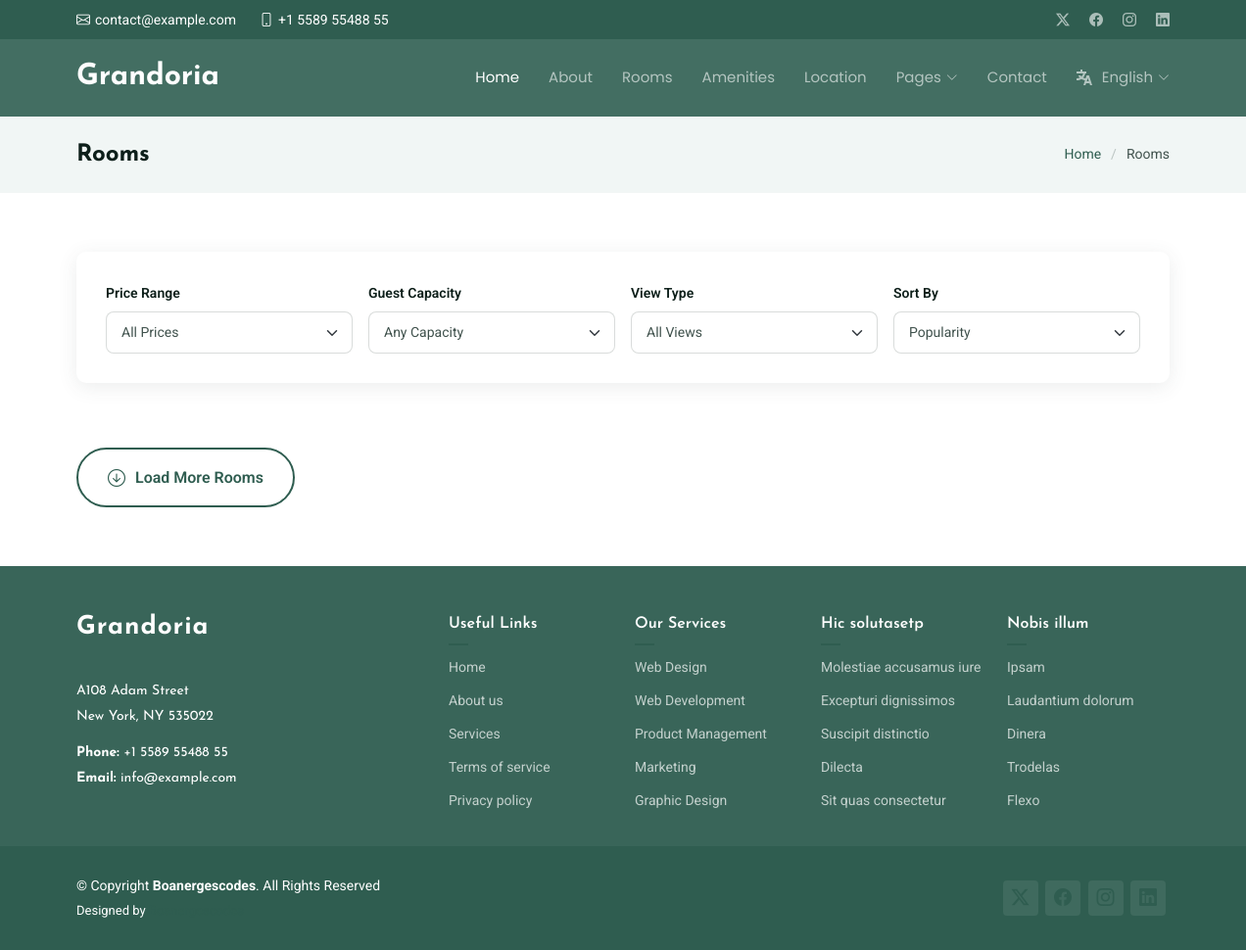
The app's page /rooms/, older data.
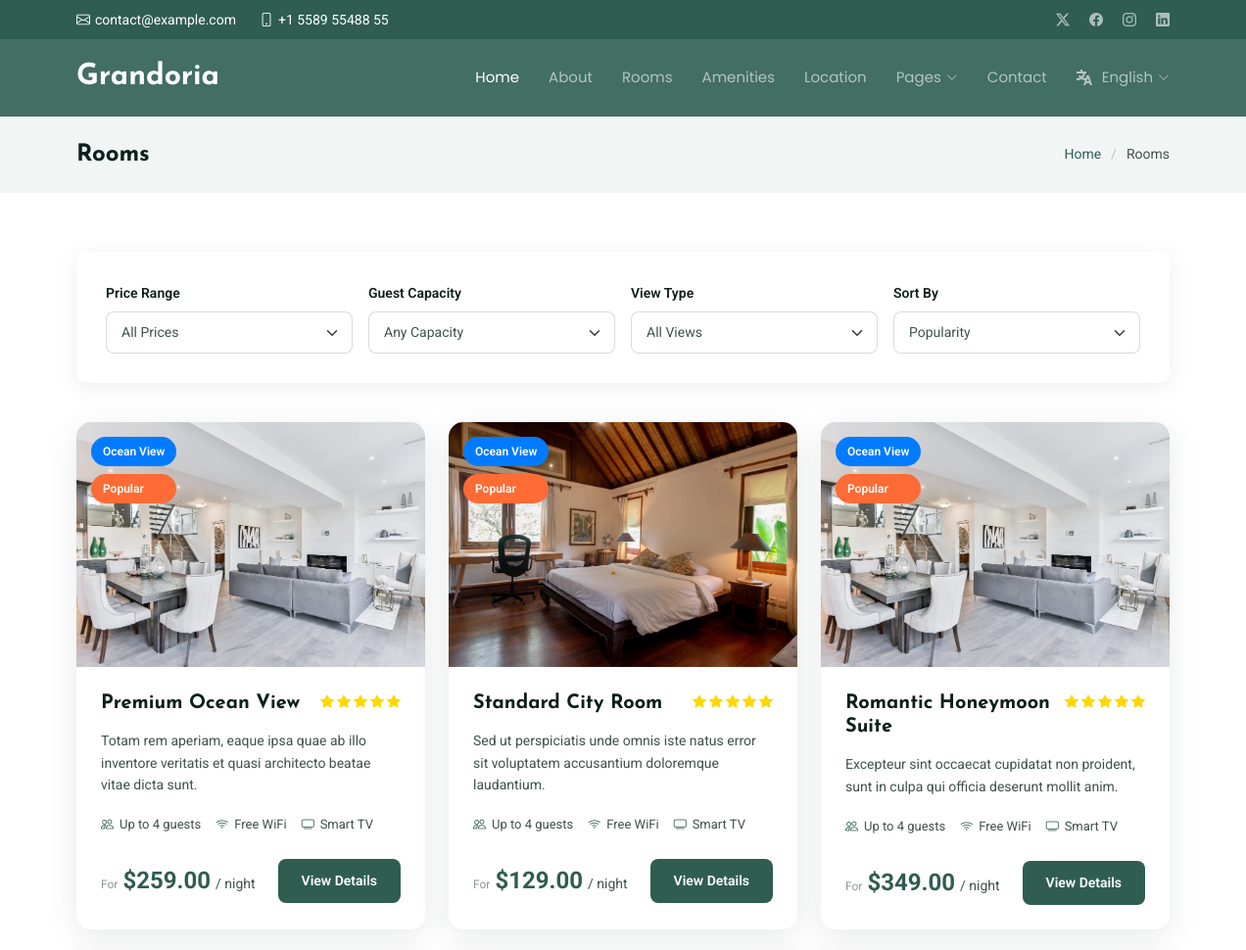
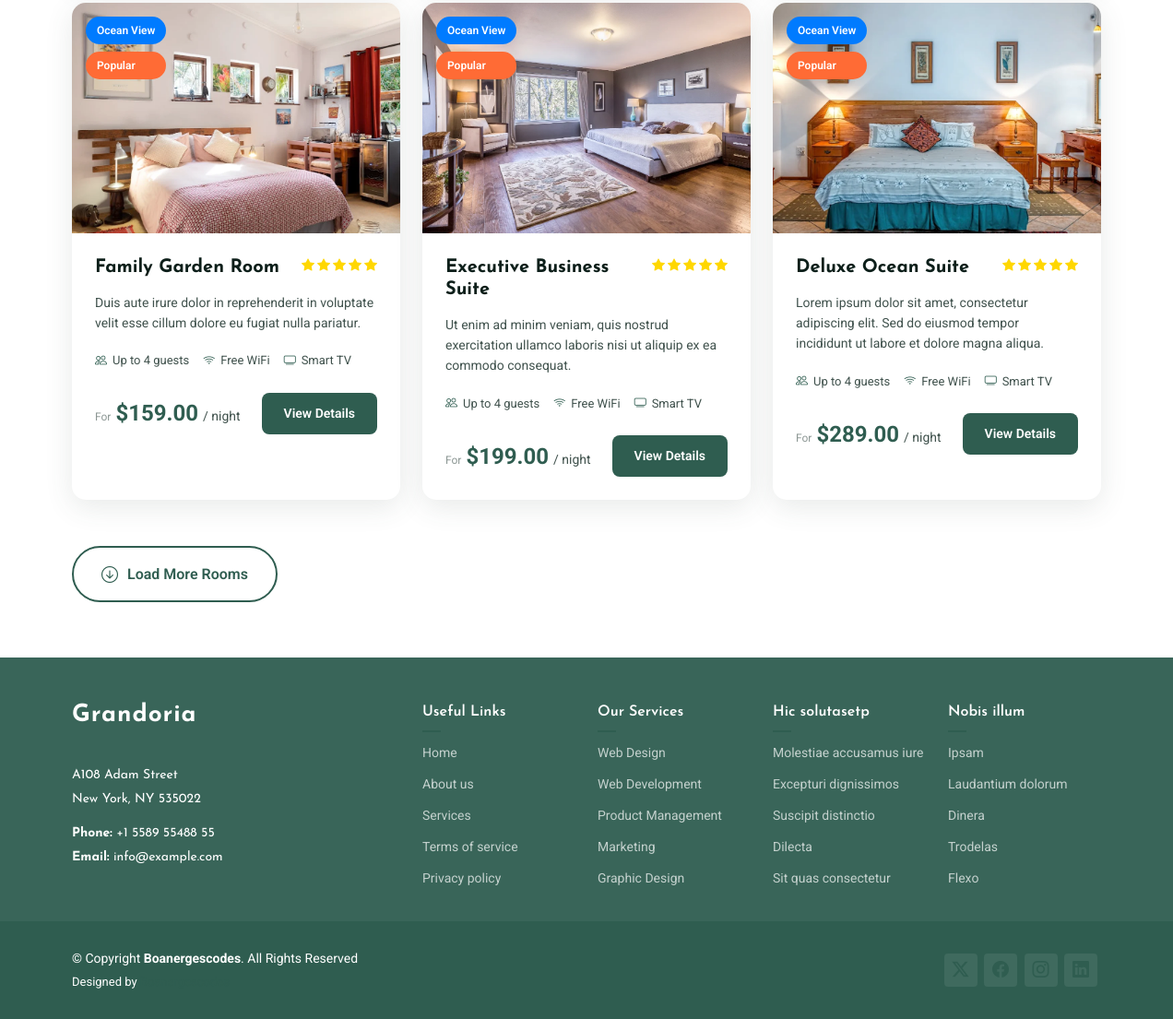
The same page, newer data (2 pictures, top to bottom).
### carapp/models.py (models this page shows, shortened)
class Room(models.Model):
    name = models.CharField(max_length=225)
    price = models.DecimalField(max_digits=9, decimal_places=2, verbose_name='price per night')
    num_of_beds = models.PositiveIntegerField(verbose_name='Number of beds')
    num_of_baths = models.PositiveBigIntegerField(verbose_name='Number of baths')
    description = models.TextField()
    image = models.FileField(blank= True , null = True, upload_to='uploads/', verbose_name='Room image')
    wifi_available = models.BooleanField(default=True)
    available = models.BooleanField(default=True)
    created = models.DateTimeField(auto_now_add=True)
    updated = models.DateTimeField(auto_now=True)
    amenities = models.ManyToManyField(Amenity, related_name="rooms",blank=True)
    capacity = models.IntegerField(default=0)

### carapp/views.py (the view)
# urls.py: path('rooms/',views.rooms, name = 'room_page'),
def rooms(request):
    rooms = Room.objects.all().order_by('-created')
    return render(request, 'rooms.html', {'rooms': rooms})

### carapp/templates/rooms.html (shortened to what this page needs)
  {% extends 'base.html'%}
{%load static%}
{% block content%}
  <main class="main">
    <div class="page-title light-background">
      <div class="container d-lg-flex justify-content-between align-items-center">
        <h1 class="mb-2 mb-lg-0">Rooms</h1>
        <nav class="breadcrumbs">
          <ol>
            <li><a href="{% url 'carapp:home_page'%}">Home</a></li>
            <li class="current">Rooms</li>
          </ol>
        </nav>
      </div>
    </div>
<section id="rooms-2" class="rooms-2 section">
      <div class="container" data-aos="fade-up" data-aos-delay="100">
        <div class="room-filters" data-aos="fade-up" data-aos-delay="200">
          <div class="row g-3 align-items-center">
            <div class="col-lg-3 col-md-6">
              <label class="form-label">Price Range</label>
              <select class="form-select">
                <option>All Prices</option>
              </select>
            </div>
            <div class="col-lg-3 col-md-6">
              <label class="form-label">Guest Capacity</label>
              <select class="form-select">
                <option>Any Capacity</option>
              </select>
            </div>
            <div class="col-lg-3 col-md-6">
              <label class="form-label">View Type</label>
              <select class="form-select">
                <option>All Views</option>
              </select>
            </div>
            <div class="col-lg-3 col-md-6">
              <label class="form-label">Sort By</label>
              <select class="form-select">
                <option>Popularity</option>
              </select>
            </div>
          </div>
        </div>
        <div class="rooms-grid" data-aos="fade-up" data-aos-delay="300">
          <div class="row g-4">
            {% if rooms%}
              {% for room in rooms %}
            <div class="col-xl-4 col-lg-6">
              <div class="room-card">
                <div class="room-image">
                  <img src="{{room.image.url}}" alt="Deluxe Ocean Suite" class="img-fluid">
                  <div class="room-features">
                    <span class="feature-badge ocean">Ocean View</span>
                    <span class="feature-badge popular">Popular</span>
                  </div>
                </div>
                <div class="room-content">
                  <div class="room-header">
                    <h3>{{room.name}}</h3>
                    <div class="room-rating">
                      <i class="bi bi-star-fill"></i>
                      <i class="bi bi-star-fill"></i>
                      <i class="bi bi-star-fill"></i>
                      <i class="bi bi-star-fill"></i>
                      <i class="bi bi-star-fill"></i>
                    </div>
                  </div>
                  <p class="room-description">{{room.description}}</p>
                  <div class="room-amenities">
                    <span><i class="bi bi-people"></i> Up to 4 guests</span>
                    {% if room.wifi_available%}
                    <span><i class="bi bi-wifi"></i> Free WiFi</span>
                    {% endif %}
                    <span><i class="bi bi-tv"></i> Smart TV</span>
                  </div>
                  <div class="room-footer">
                    <div class="room-price">
                      <span class="price-from">For</span>
                      <span class="price-amount">${{room.price}}</span>
                      <span class="price-period">/ night</span>
                    </div>
                    <a href="{% url 'carapp:room_details' room.id%}" class="btn-room-details">View Details</a>
                  </div>
                </div>
              </div>
            </div>
            {% endfor%}
         {% endif %}
          </div>
        </div>
        <div class="load-more-section" data-aos="fade-up" data-aos-delay="400">
          <div class="text-center">
            <button class="btn-load-more">
              <i class="bi bi-arrow-down-circle"></i>
              Load More Rooms
            </button>
          </div>
        </div>
      </div>
    </section>
  </main>
{% endblock%}

### carapp/templates/base.html (shortened to what this page needs)
{% load static %}
<!DOCTYPE html>
<html lang="en">
<head>
  <link href="{% static 'assets/vendor/bootstrap/css/bootstrap.min.css'%}" rel="stylesheet">
  <link href="{% static 'assets/vendor/bootstrap-icons/bootstrap-icons.css'%}" rel="stylesheet">
  <link href="{% static 'assets/vendor/aos/aos.css'%}" rel="stylesheet">
  <link href="{% static 'assets/vendor/glightbox/css/glightbox.min.css'%}" rel="stylesheet">
  <link href="{% static 'assets/vendor/swiper/swiper-bundle.min.css'%}" rel="stylesheet">
  <link href="{% static 'assets/css/main.css'%}" rel="stylesheet">
</head>
<body class="index-page">
  <header id="header" class="header sticky-top">
    <div class="topbar d-flex align-items-center dark-background">
      <div class="container d-flex justify-content-center justify-content-md-between">
        <div class="contact-info d-flex align-items-center">
          <i class="bi bi-envelope d-flex align-items-center"><a href="mailto:contact@example.com">contact@example.com</a></i>
          <i class="bi bi-phone d-flex align-items-center ms-4"><span>+1 5589 55488 55</span></i>
        </div>
        <div class="social-links d-none d-md-flex align-items-center">
          <a href="#" class="twitter"><i class="bi bi-twitter-x"></i></a>
          <a href="#" class="facebook"><i class="bi bi-facebook"></i></a>
          <a href="#" class="instagram"><i class="bi bi-instagram"></i></a>
          <a href="#" class="linkedin"><i class="bi bi-linkedin"></i></a>
        </div>
      </div>
    </div>
    <div class="branding d-flex align-items-cente">
      <div class="container position-relative d-flex align-items-center justify-content-between">
        <a href="{% url 'carapp:home_page'%}" class="logo d-flex align-items-center">
          <h1 class="sitename">Grandoria</h1>
        </a>
        <nav id="navmenu" class="navmenu">
          <ul>
            <li><a href="{% url 'carapp:home_page'%}" class="active">Home</a></li>
            <li><a href="{% url 'carapp:about_page'%}">About</a></li>
            <li><a href="{% url 'carapp:room_page'%}">Rooms</a></li>
            <li><a href="{% url 'carapp:amenity_page'%}">Amenities</a></li>
            <li><a href="{% url 'carapp:location_page'%}">Location</a></li>
            <li class="dropdown"><a href="#"><span>Pages</span> <i class="bi bi-chevron-down toggle-dropdown"></i></a>
            </li>
            <li><a href="{% url 'carapp:contact_page'%}">Contact</a></li>
            <li class="dropdown">
              <a href="#english">
                <span>English</span>
                <i class="bi bi-chevron-down toggle-dropdown"></i></a>
            </li>
          </ul>
        </nav>
      </div>
    </div>
  </header>
  {% block content%}
  {% endblock%}
  <footer id="footer" class="footer position-relative dark-background">
    <div class="footer-top">
      <div class="container">
        <div class="row gy-4">
          <div class="col-lg-4 col-md-6 footer-about">
            <a href="{% url 'carapp:home_page'%}" class="logo d-flex align-items-center">
              <span class="sitename">Grandoria</span>
            </a>
            <div class="footer-contact pt-3">
              <p>A108 Adam Street</p>
              <p>New York, NY 535022</p>
              <p class="mt-3"><strong>Phone:</strong> <span>+1 5589 55488 55</span></p>
              <p><strong>Email:</strong> <span>info@example.com</span></p>
            </div>
          </div>
          <div class="col-lg-2 col-md-3 footer-links">
            <h4>Useful Links</h4>
            <ul>
              <li><a href="{%url 'carapp:home_page'%}">Home</a></li>
              <li><a href="{%url 'carapp:about_page'%}">About us</a></li>
              <li><a href="{%url 'carapp:home_page'%}">Services</a></li>
              <li><a href="{%url 'carapp:terms_page'%}">Terms of service</a></li>
              <li><a href="{%url 'carapp:privacy_page'%}">Privacy policy</a></li>
            </ul>
          </div>
          <div class="col-lg-2 col-md-3 footer-links">
            <h4>Our Services</h4>
            <ul>
              <li><a href="#">Web Design</a></li>
              <li><a href="#">Web Development</a></li>
              <li><a href="#">Product Management</a></li>
              <li><a href="#">Marketing</a></li>
              <li><a href="#">Graphic Design</a></li>
            </ul>
          </div>
          <div class="col-lg-2 col-md-3 footer-links">
            <h4>Hic solutasetp</h4>
            <ul>
              <li><a href="#">Molestiae accusamus iure</a></li>
              <li><a href="#">Excepturi dignissimos</a></li>
              <li><a href="#">Suscipit distinctio</a></li>
              <li><a href="#">Dilecta</a></li>
              <li><a href="#">Sit quas consectetur</a></li>
            </ul>
          </div>
          <div class="col-lg-2 col-md-3 footer-links">
            <h4>Nobis illum</h4>
            <ul>
              <li><a href="#">Ipsam</a></li>
              <li><a href="#">Laudantium dolorum</a></li>
              <li><a href="#">Dinera</a></li>
              <li><a href="#">Trodelas</a></li>
              <li><a href="#">Flexo</a></li>
            </ul>
          </div>
        </div>
      </div>
    </div>
    <div class="copyright text-center">
      <div class="container d-flex flex-column flex-lg-row justify-content-center justify-content-lg-between align-items-center">
        <div class="d-flex flex-column align-items-center align-items-lg-start">
          <div>
            © Copyright <strong><span>Boanergescodes</span></strong>. All Rights Reserved
          </div>
          <div class="credits">
            Designed by <a href="https://bootstrapmade.com/">Boanergescodes</a>
          </div>
        </div>
        <div class="social-links order-first order-lg-last mb-3 mb-lg-0">
          <a href=""><i class="bi bi-twitter-x"></i></a>
          <a href=""><i class="bi bi-facebook"></i></a>
          <a href=""><i class="bi bi-instagram"></i></a>
          <a href=""><i class="bi bi-linkedin"></i></a>
        </div>
      </div>
    </div>
  </footer>
</body>
</html>

Row changes from the older to the newer data that the page shows:
added Room: image (picture), name "Premium Ocean View", description "Totam rem aperiam, eaque ipsa quae ab illo inventore veritatis et quasi architecto beatae vitae dicta sunt.", wifi_available True (drawn), price "259.00"
added Room: image (picture), name "Standard City Room", description "Sed ut perspiciatis unde omnis iste natus error sit voluptatem accusantium doloremque laudantium.", wifi_available True (drawn), price "129.00"
added Room: image (picture), name "Romantic Honeymoon Suite", description "Excepteur sint occaecat cupidatat non proident, sunt in culpa qui officia deserunt mollit anim.", wifi_available True (drawn), price "349.00"
added Room: image (picture), name "Family Garden Room", description "Duis aute irure dolor in reprehenderit in voluptate velit esse cillum dolore eu fugiat nulla pariatur.", wifi_available True (drawn), price "159.00"
added Room: image (picture), name "Executive Business Suite", description "Ut enim ad minim veniam, quis nostrud exercitation ullamco laboris nisi ut aliquip ex ea commodo consequat.", wifi_available True (drawn), price "199.00"
added Room: image (picture), name "Deluxe Ocean Suite", description "Lorem ipsum dolor sit amet, consectetur adipiscing elit. Sed do eiusmod tempor incididunt ut labore et dolore magna aliqua.", wifi_available True (drawn), price "289.00"
